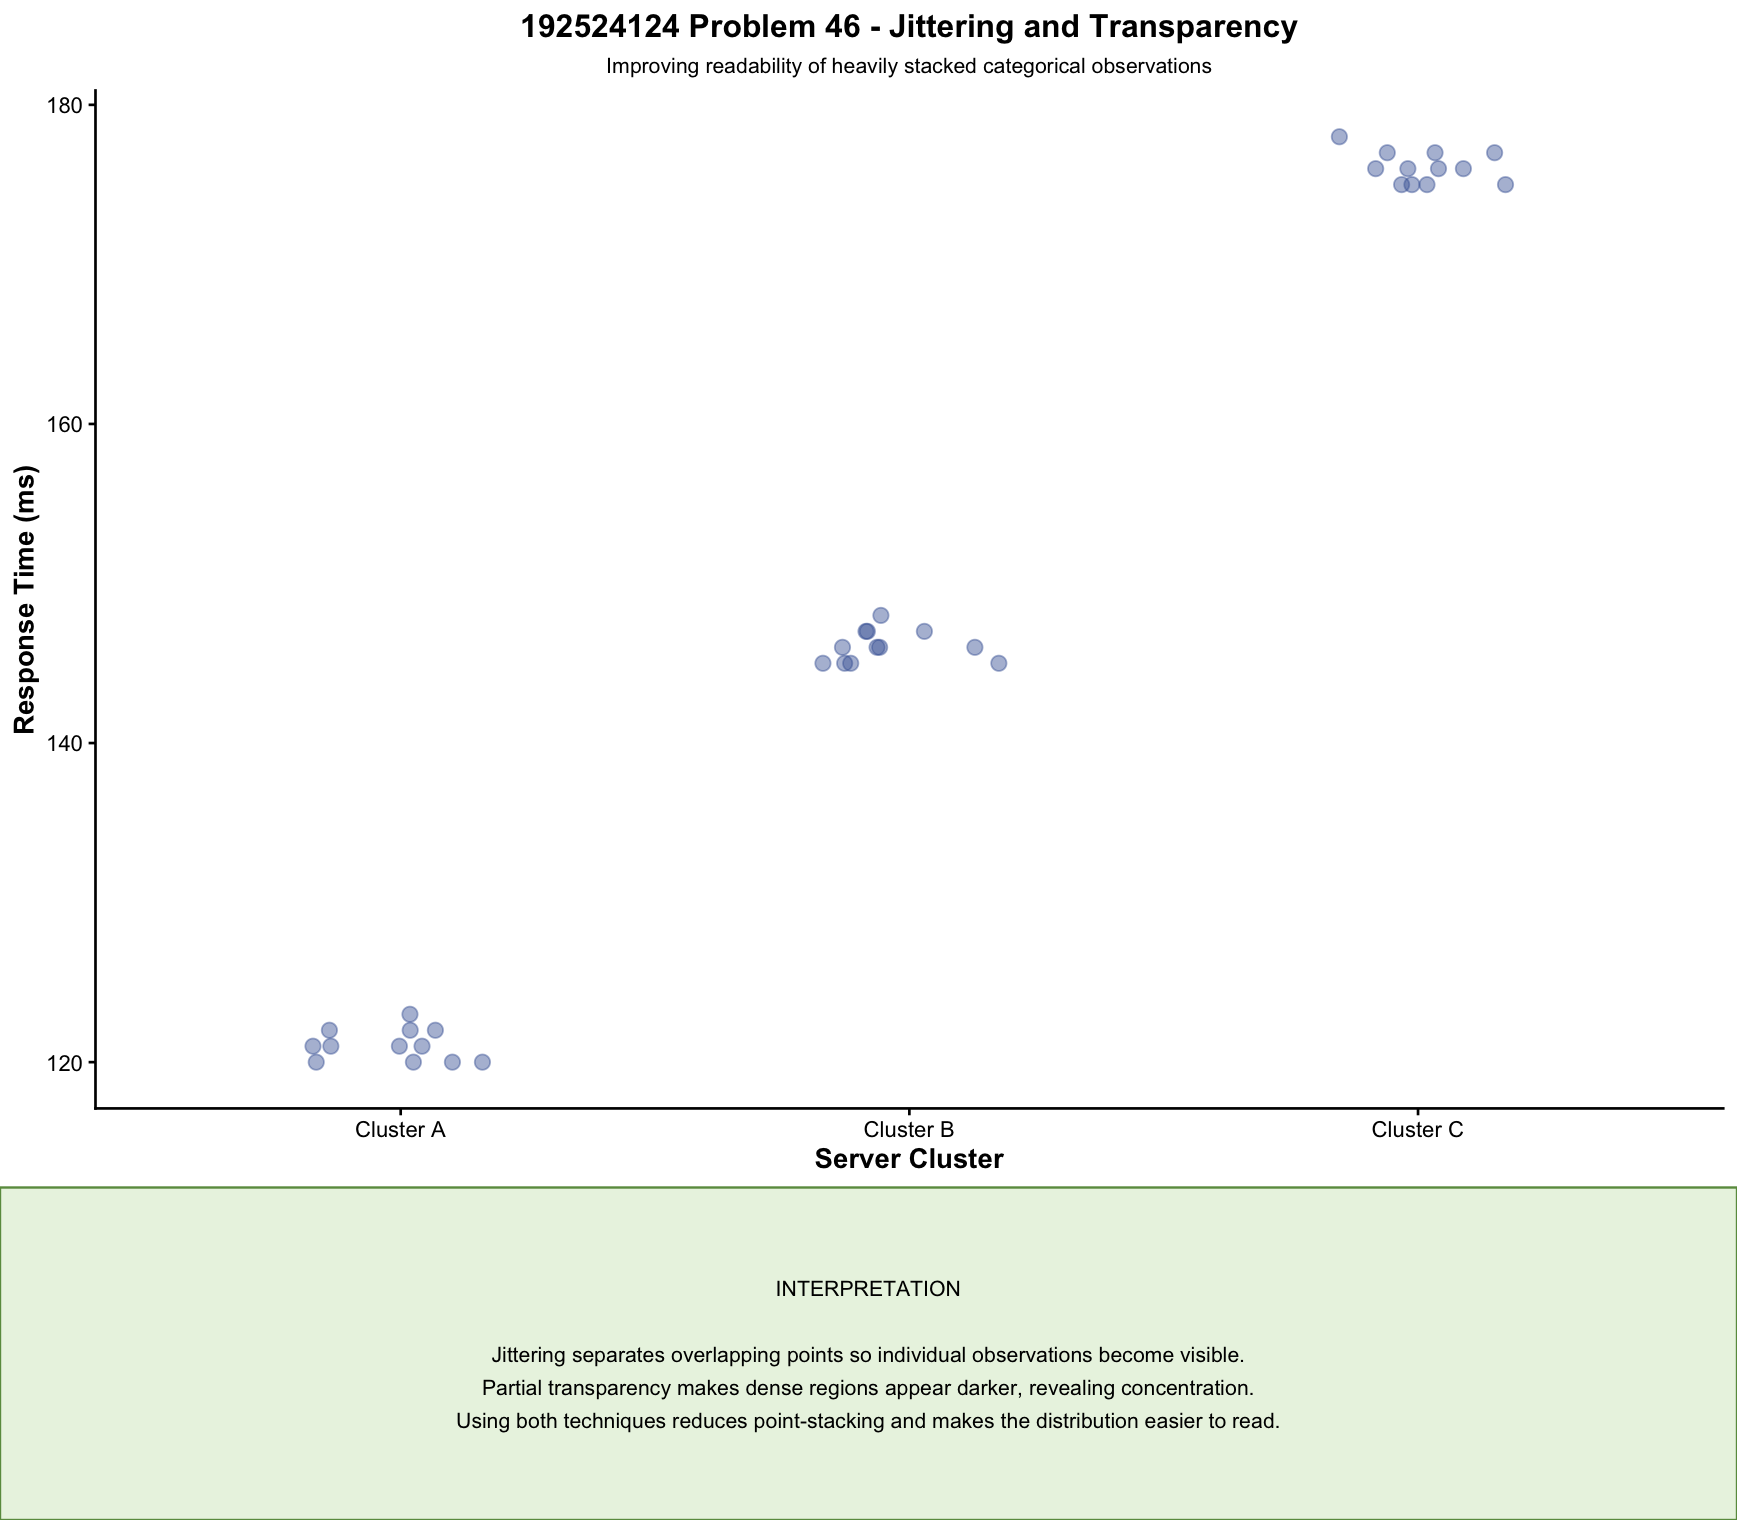

Write the R code that produced this figure.
# Problem 46 - Jittering and Transparency

library(ggplot2)
library(gridExtra)
library(grid)

data <- data.frame(
  Cluster = rep(c("Cluster A", "Cluster B", "Cluster C"), each = 12),
  ResponseTime = c(
    120,121,120,122,121,120,123,121,122,120,121,122,
    145,146,145,147,146,145,148,146,147,145,146,147,
    175,176,175,177,176,175,178,176,177,175,176,177
  )
)

p <- ggplot(data, aes(x = Cluster, y = ResponseTime)) +
  geom_jitter(
    width = 0.18,
    height = 0,
    alpha = 0.45,
    size = 3,
    color = "#4563A3"
  ) +
  labs(
    title = "192524124 Problem 46 - Jittering and Transparency",
    subtitle = "Improving readability of heavily stacked categorical observations",
    x = "Server Cluster",
    y = "Response Time (ms)"
  ) +
  theme_classic(base_size = 13) +
  theme(
    plot.title = element_text(
      hjust = 0.5,
      face = "bold",
      size = 15
    ),
    plot.subtitle = element_text(
      hjust = 0.5,
      size = 10
    ),
    axis.title = element_text(face = "bold")
  )

interpretation <- textGrob(
  paste0(
    "INTERPRETATION\n\n",
    "Jittering separates overlapping points so individual observations become visible.\n ",
    "Partial transparency makes dense regions appear darker, revealing concentration. \n",
    "Using both techniques reduces point-stacking and makes the distribution easier to read."
  ),
  x = 0.5,
  y = 0.5,
  hjust = 0.5,
  vjust = 0.5,
  gp = gpar(
    fontsize = 10,
    lineheight = 1.3
  )
)

green_box <- grobTree(
  rectGrob(
    gp = gpar(
      fill = "#EAF4E3",
      col = "#6A994E",
      lwd = 1.5
    )
  ),
  interpretation
)

grid.newpage()

grid.arrange(
  p,
  green_box,
  ncol = 1,
  heights = c(5, 1.4)
)
